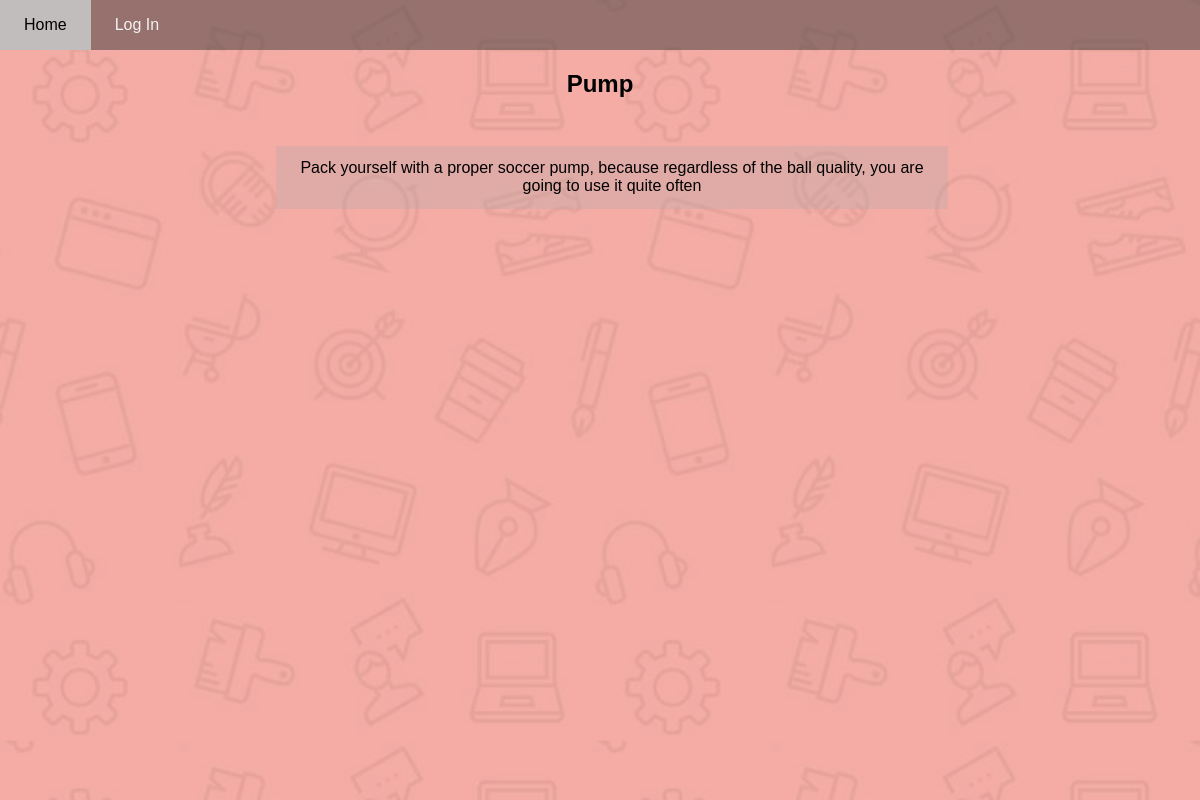
Page /category/1/2/ on the committed database.
### db_setup.py (models this page shows, shortened)
class Item(Base):
    __tablename__ = 'item'
    id = Column(Integer, primary_key=True)
    name = Column(String(100), nullable=False)
    description = Column(String(500))
    category_id = Column(Integer, ForeignKey('category.id'))
    category = relationship(Category)
    user_id = Column(Integer, ForeignKey('user.id'))
    user = relationship(User)

### main.py (the view)
@app.route('/category/<int:category_id>/<int:item_id>/')
def showItem(category_id, item_id):
    item = session.query(Item).filter_by(id=item_id).one()
    access = False
    if 'username' in login_session and login_session['user_id'] == item.user_id:
        access = True
    return render_template('showItem.html', item=item, category_id=category_id, access=access)

### templates/showItem.html (shortened to what this page needs)
<!DOCTYPE html>
<html>
<head>
    <link rel="stylesheet" type="text/css" href="{{url_for('static', filename='style.css')}}" />
</head>
<body>
        <div class="bg">
                <div class="bg-color">
    <div class="topnav">
        <a href="{{url_for('showCategories')}}">Home</a>
        <a href="{{url_for('login')}}">Log In</a>
    </div>
    <div class="edit-header">
            <h2>{{ item.name }}</h2>
          </div>
    <div class="descr">
            <p class="descr-txt">{{item.description}}</p>
    </div>
</div></div>
</body>
</html>

### static/style.css (style rules this page uses)
.topnav { margin: 0; padding: 0; background: rgba(75, 66, 66, 0.548); overflow: hidden; }
.topnav a { float: left; color: #f2f2f2; text-align: center; padding: 1rem 1.5rem; text-decoration: none; font-size: 1rem; }
body { margin: 0; height: 100%; font-family: Arial, Helvetica, sans-serif; }
.bg { position: fixed; top: 0; left: 0; width: 100%; height: 100%; background: url("img/bg.jpg"); background-size: 100%; }
.bg-color { position: fixed; top: 0; left: 0; width: 100%; height: 100%; background: rgba(255, 255, 255, 0.538); background-size: 100%; }
* { box-sizing: border-box; }
.edit-header { text-align: center; font-family: Arial, Helvetica, sans-serif; }
.descr { padding: 1%; width: 80%; padding-left: 23%; }
.descr .descr-txt { padding: 2%; text-align: center; background: rgba(167, 167, 167, 0.267); }

### rows in the picture
Item: name "Pump", description "Pack yourself with a proper soccer pump, because regardless of the ball quality, you are going to use it quite often"
